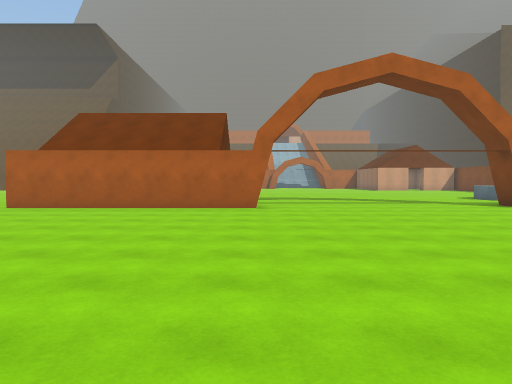
[1] (above)

24 first-person views from a walk through a scene from a Unity 3-D project. The camera is 1.5 m above the floor, tilts 2° down and sees 70° across. The floor is counted in squares, 2 m on a side. Each view is taken from the middle of a square. On the plan, view 1 faces up. The plan holds only what a view shows up to about 11 squares ahead; the rest is blank. The place goes on beyond the plan. The player is left out. Surface patterns are stand-ins for the level's own textures.

[2]
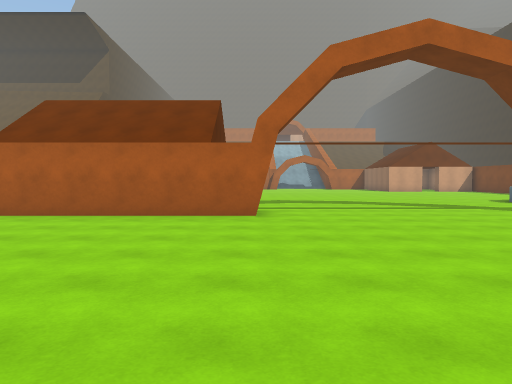

[3]
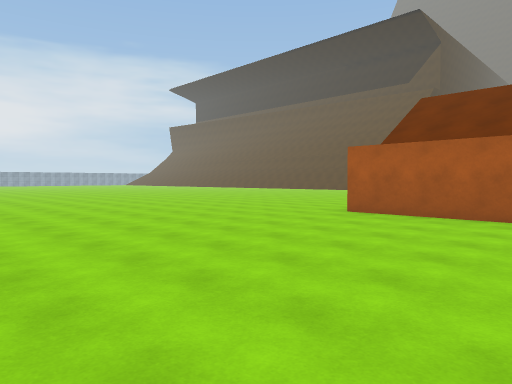

[4]
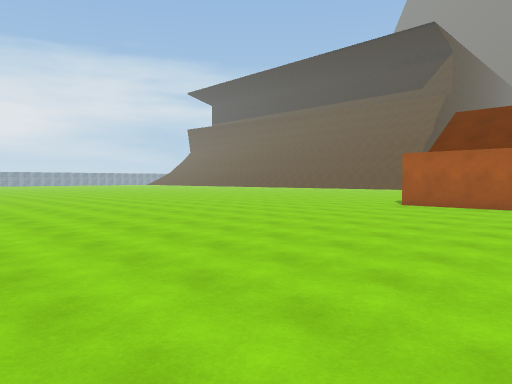

[5]
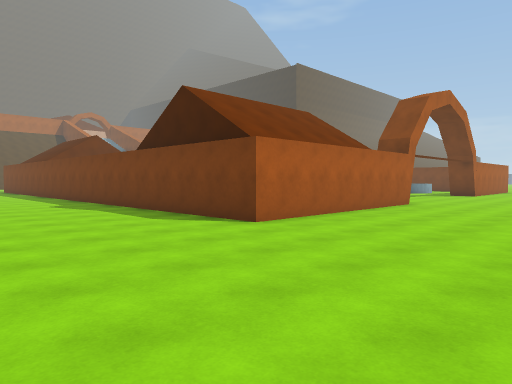

[6]
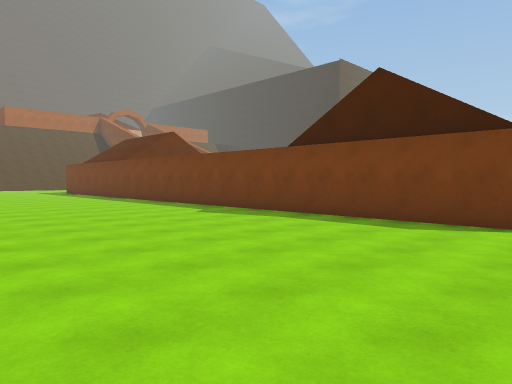

[7]
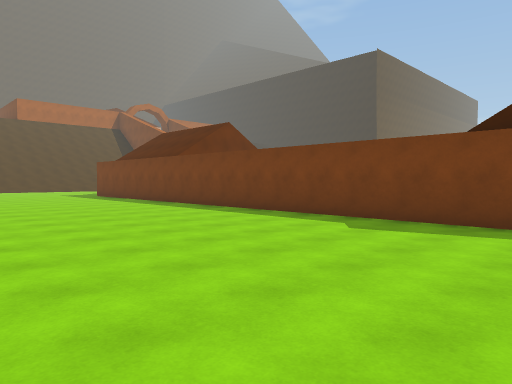

[8]
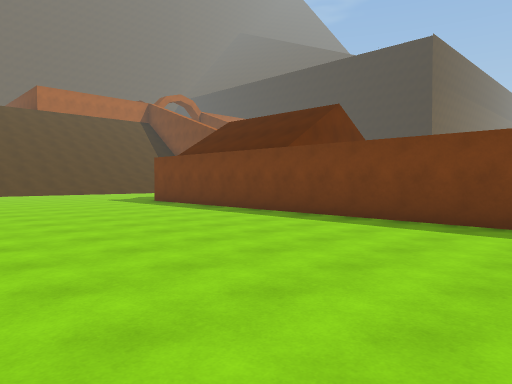

[9]
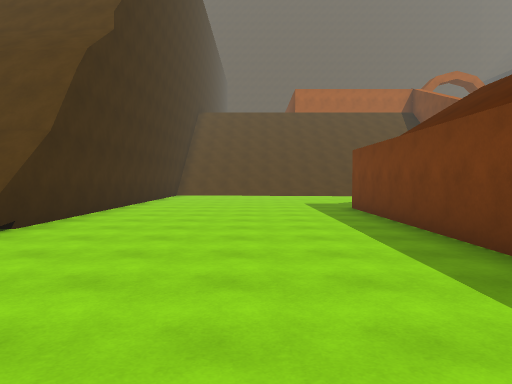

[10]
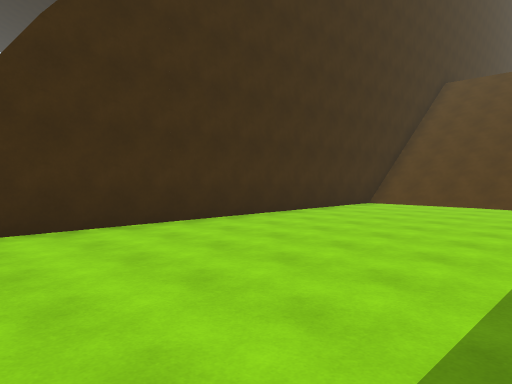

[11]
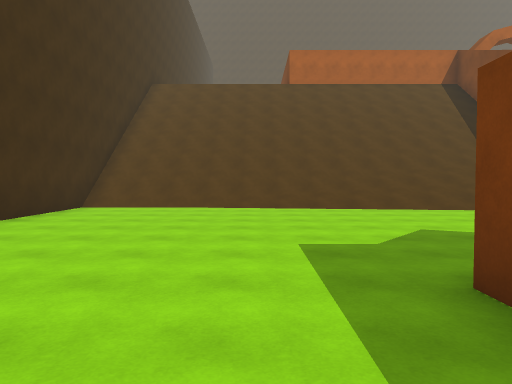

[12]
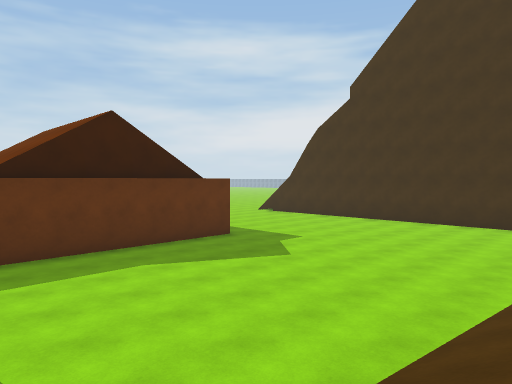

[13]
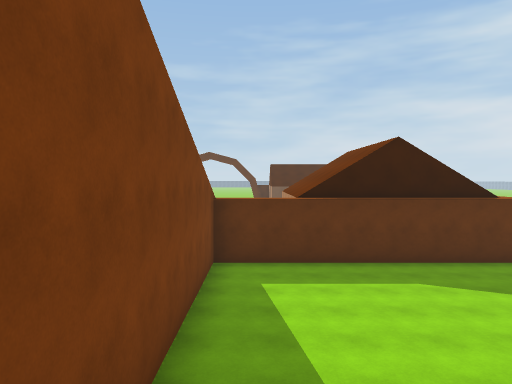

[14]
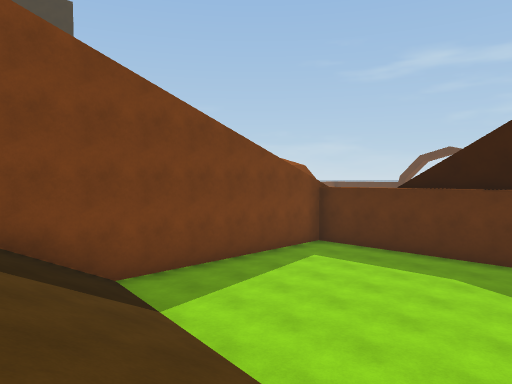

[15]
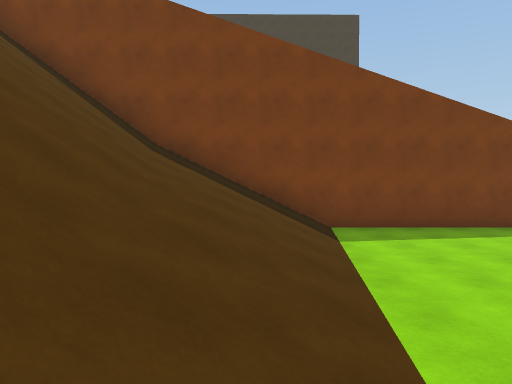

[16]
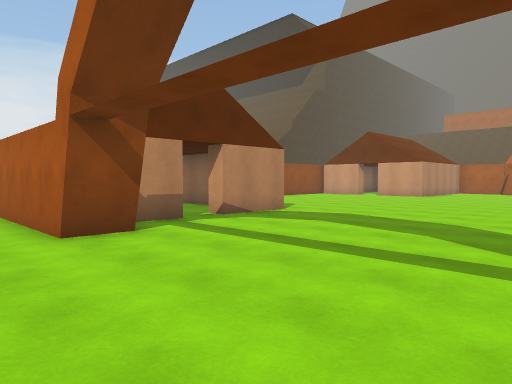

[17]
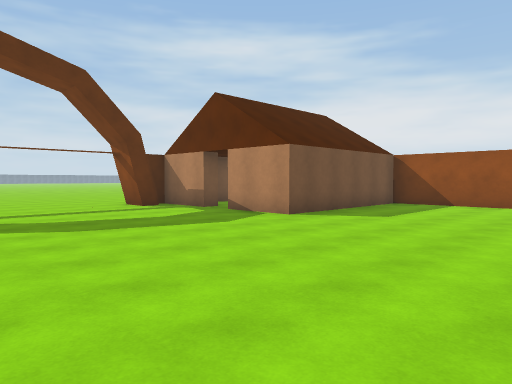

[18]
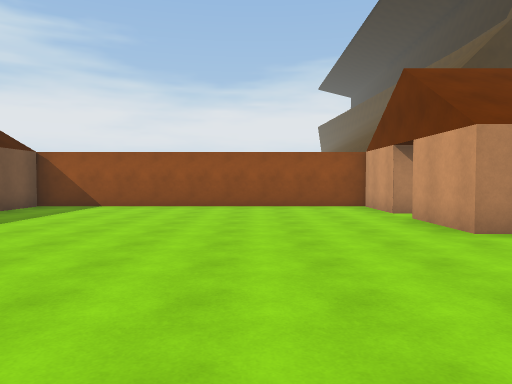

[19]
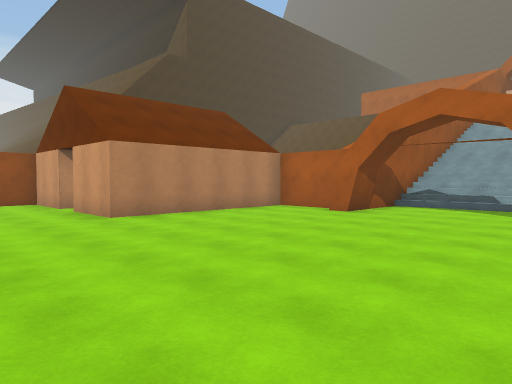

[20]
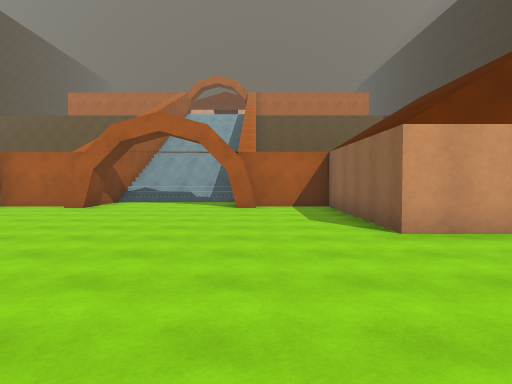

[21]
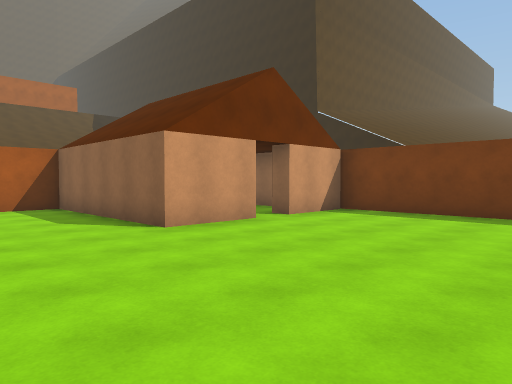

[22]
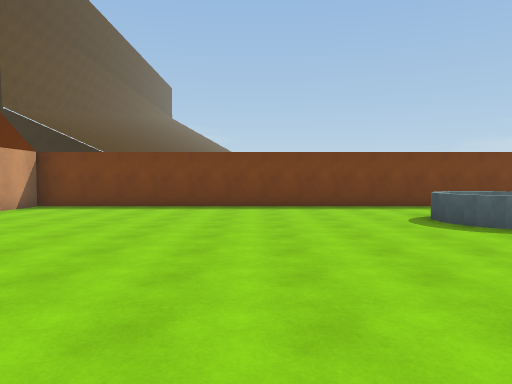

[23]
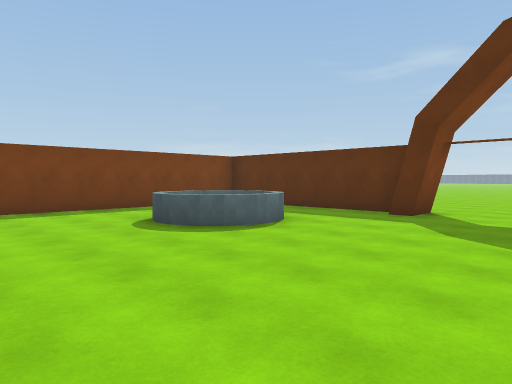

[24]
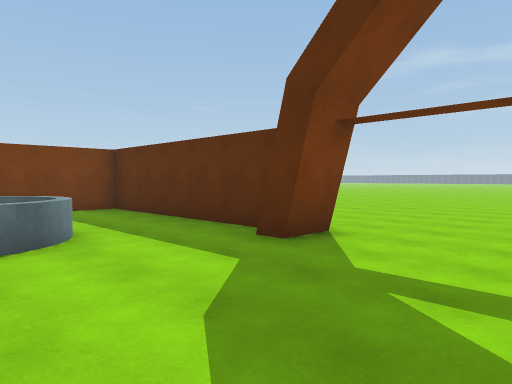

### Floor plan
Key: @ floor where view 1 was taken; # wall or solid block; . floor; / step, stairs or slope; = window, fence, low wall or low ledge; ^ raised ledge; v drop or lower ground; H house.
Columns run from 14 left of view 1 to 13 right of it. Each row starts with its distance up from view 1.
 38  #/////////////#
 37  #/////////////#
 36  #.......//////#
 35  #.............#
 34  #.............# //
 33  #.............#///
 32  #.............#///
 31  #.............#///
 30 ^#.............#....
 29 //......#HHHH###....###HH
 28 vv......H    H........H
 27 =#......H    H........H    H
 26  /......H    H........H   .H
 25  /......H    H........H  ..
 24   ......#HHHHH........HHHHH#
 23   ......#..................#
 22   ......#..................#
 21  .......#..................#
 20  .......#..................#
 19  .......#..................#
 18  .......#..................#
 17   ......#..................#
 16  .......#..................#
 15  .......#HHHHH.............#
 14  .......H ...H.............#
 13  .......H  ..H............ #
 12  .......H   .H............ #
 11  .......H    H.............#
 10  .......#HHHH##......#######
  9  .....................
  8   .....................
  7  .......................
  6 ........................
  5 ................... .....
  4 ..................  .....
  3 .................   ....
  2 .................   ...
  1 ................    ..
  0     ......... @
 -1          ....

Where each view was taken, in squares from view 1:
view 1: 0 up, 0 right, facing up
view 2: 2 up, 0 right, facing up
view 3: 2 up, 2 left, facing up-left
view 4: 1 down, 2 left, facing up-left
view 5: 5 up, 11 left, facing up-right
view 6: 9 up, 13 left, facing up-right
view 7: 13 up, 13 left, facing up-right
view 8: 18 up, 13 left, facing up-right
view 9: 20 up, 9 left, facing up
view 10: 26 up, 7 left, facing up-left
view 11: 27 up, 8 left, facing up
view 12: 37 up, 0 right, facing down-left
view 13: 38 up, 0 right, facing down
view 14: 38 up, 5 left, facing down-right
view 15: 37 up, 7 left, facing right
view 16: 8 up, 5 right, facing up-left
view 17: 20 up, 5 right, facing down-left
view 18: 21 up, 4 right, facing left
view 19: 21 up, 6 right, facing up-left
view 20: 19 up, 6 right, facing up
view 21: 19 up, 5 right, facing up-right
view 22: 18 up, 3 right, facing right
view 23: 18 up, 4 right, facing down-right
view 24: 14 up, 4 right, facing down-right
